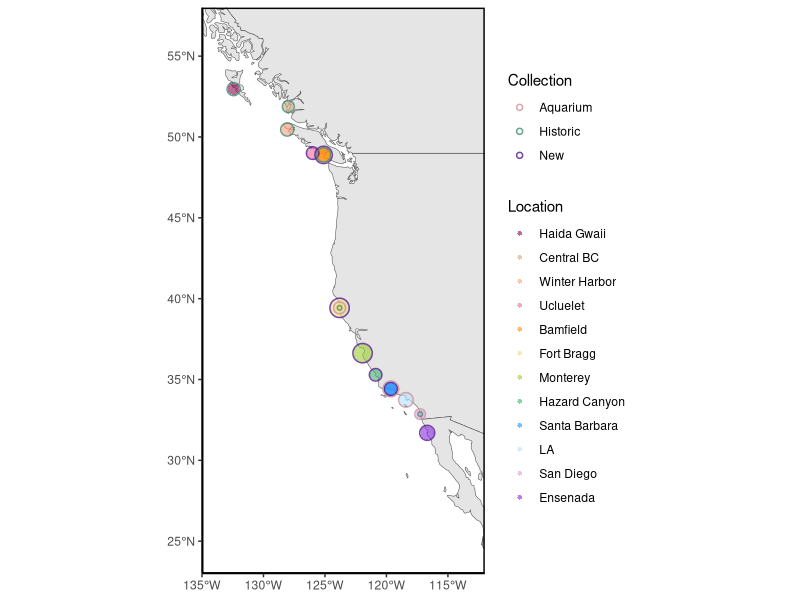

Write R code to recreate this figure.
#Load libraries
library(dplyr) 
library(ggplot2)
setwd("/Users/veronicapagowski/Desktop/MOLECOL/F1_Map")
samples <- read.csv("samples.csv", header=TRUE) #comp1 and 2 for wsn comp #samples2.csv for Figure1

#Import a map
world <- rnaturalearth::ne_countries(scale = "medium", returnclass = "sf")
map<-ggplot2::ggplot(data = world) +
  ggplot2::geom_sf() +
  ggplot2::coord_sf(
    xlim = c(-135, -112),#-138, -105
    ylim = c(23, 58),#20, 60
    expand = FALSE
  )

custom_order<-c("Haida Gwaii","Central BC","Winter Harbor","Ucluelet","Bamfield","Fort Bragg","Monterey","Hazard Canyon","Santa Barbara","LA","San Diego","San Diego (Hi)","Ensenada")  
cols2 <- c("deeppink4","burlywood3","lightsalmon","hotpink2","darkorange","lightgoldenrod2","olivedrab3","mediumseagreen","dodgerblue","lightskyblue1","plum","blueviolet")
samples$Location <- factor(samples$Location, levels = custom_order)

map2<-map + 
  geom_point(data=samples, alpha=0.6,
             position = position_jitter(width = 0, height = 0, seed = 123),
             aes(x=long, y=lat, size=Number, fill=Location),
             shape=21, stroke=0) +
  geom_point(data=samples, alpha=0.8, 
             position = position_jitter(width = 0, height = 0, seed = 123),
             aes(x=long, y=lat, size=Number, color=Collection),
             fill=NA, shape=21, stroke=0.8) +
  scale_fill_manual(values = cols2) +
  scale_color_manual(values = c("Aquarium" = "pink3", "New" = "purple4", "Historic" = "aquamarine4")) +
  theme_classic()+
  theme(axis.title.x=element_blank(), axis.title.y=element_blank())+
  guides(size = "none") +
  theme(panel.border = element_rect(color = "black", fill = NA, linewidth = 1))

#FOR pdf
ggsave(filename = "Figure1_Final.pdf", 
       plot = map2, 
       width = 5, 
       height = 7, 
       units = "in")
